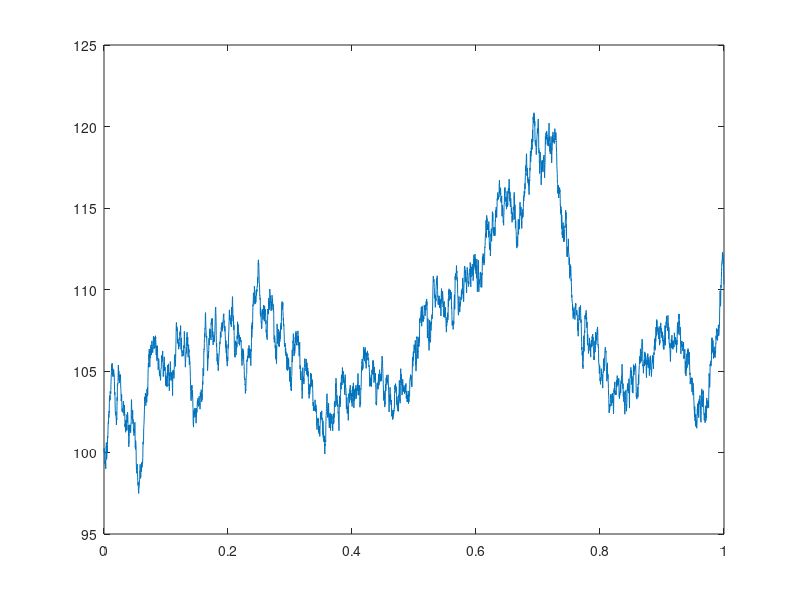

The MATLAB script that drew this image:
function Black_Scholes
%function Black_Scholes(r,sigma)
r = 0.05;
sigma = 0.2;
S0 = 100;
T = 1;
mu = r - 0.5*sigma*sigma;
N = 5000;
h = T/N;  t = (0:h:T);
X(1) = 0;
for i=1:N
    X(i+1) = X(i) + mu*h + sigma*sqrt(h)*randn;
end
S = S0*exp(X);
plot(t,S)